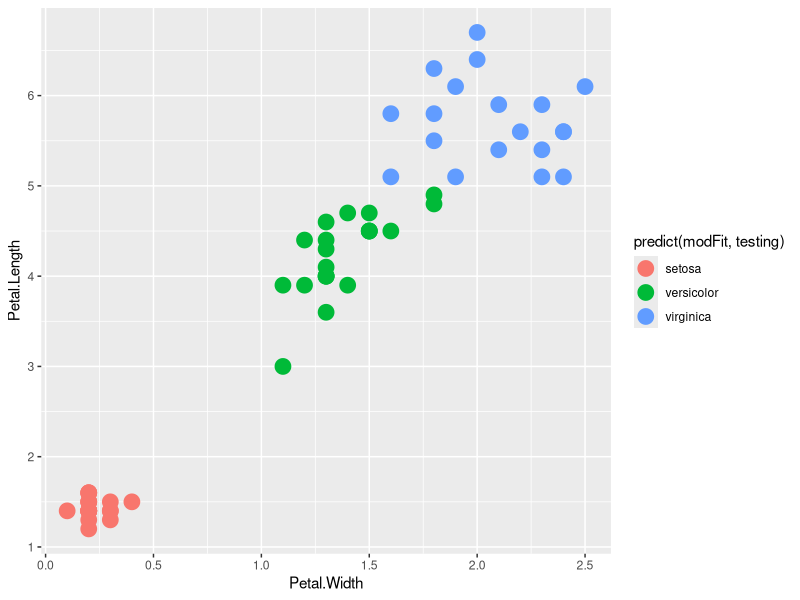

Write R code to recreate this figure.
## ---- chunk 1
library(caret)
library(ggplot2)
data(iris)
inTrain <- createDataPartition(y= iris$Species, p=0.6,list = FALSE)
training <- iris[inTrain,]
testing <- iris[-inTrain,]
modFit <- train(Species~., method = "rpart", data = training  )
ggplot(testing, aes(Petal.Width,Petal.Length)) + geom_point(aes(colour = predict(modFit,testing)), size = 5)

